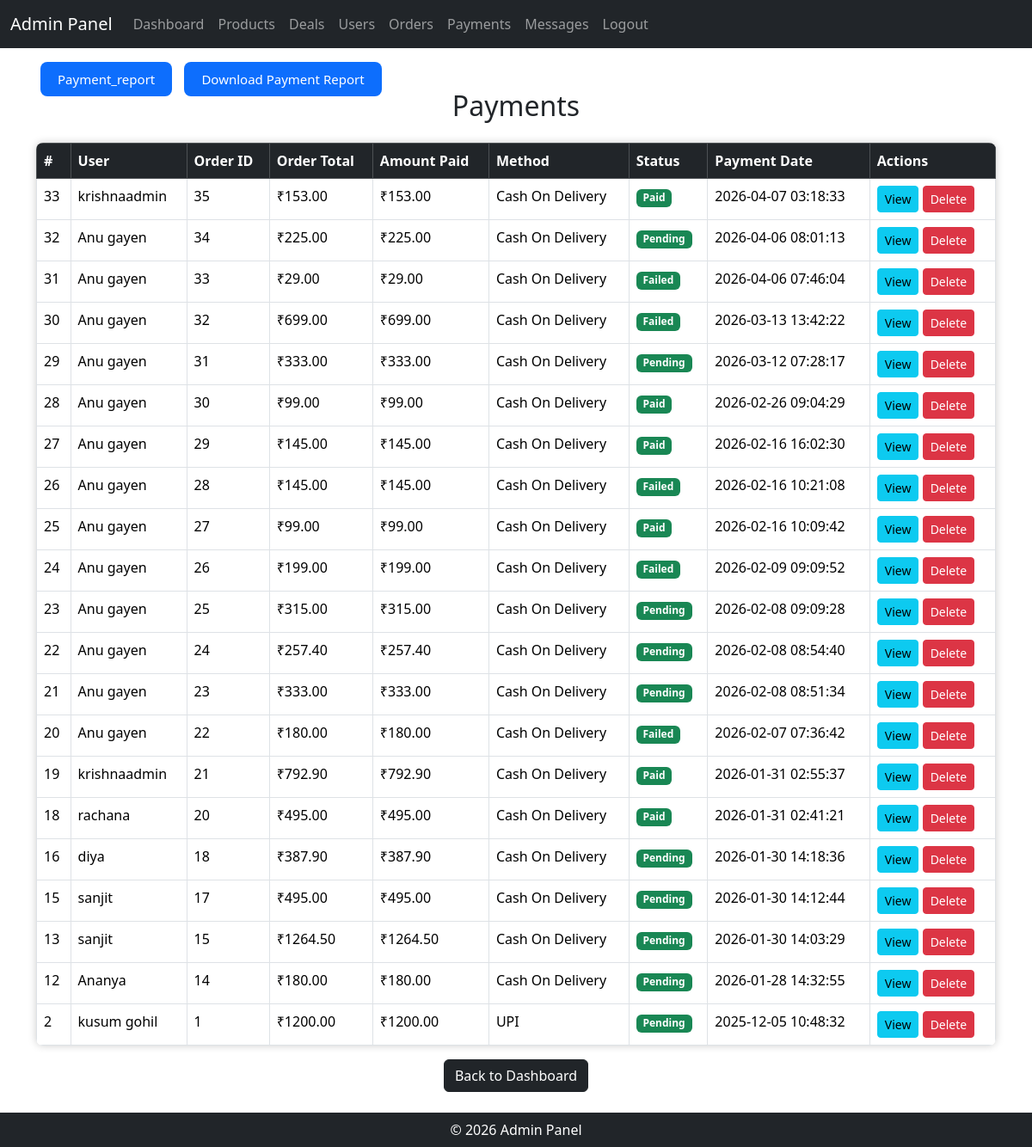
The page /admin_payments.php on the database its author committed.
### tables this page shows
CREATE TABLE `payments` (
  `payment_id` int(11) NOT NULL,
  `order_id` int(11) NOT NULL,
  `user_id` int(11) NOT NULL,
  `amount` decimal(10,2) NOT NULL,
  `payment_method` varchar(50) NOT NULL,
  `payment_status` varchar(20) NOT NULL DEFAULT 'Completed',
  `payment_date` timestamp NOT NULL DEFAULT current_timestamp()
);

CREATE TABLE `userr` (
  `U_id` int(11) NOT NULL,
  `U_name` varchar(100) NOT NULL,
  `U_email` varchar(100) DEFAULT NULL,
  `password` varchar(255) NOT NULL,
  `U_phone` varchar(15) DEFAULT NULL,
  `R__id` int(11) NOT NULL DEFAULT 2,
  `reset_token` varchar(255) DEFAULT NULL,
  `token_expiry` datetime DEFAULT NULL,
  `address` text NOT NULL,
  `created_at` timestamp NOT NULL DEFAULT current_timestamp()
);

CREATE TABLE `orders` (
  `order_id` int(11) NOT NULL,
  `user_id` int(11) NOT NULL,
  `order_date` timestamp NOT NULL DEFAULT current_timestamp(),
  `order_total` decimal(10,2) NOT NULL,
  `payment_status` varchar(50) DEFAULT 'Pending',
  `order_status` varchar(50) DEFAULT 'Processing',
  `deal_code` varchar(50) DEFAULT NULL,
  `discount_amount` decimal(10,2) DEFAULT 0.00,
  `cancelled_by` enum('user','admin') DEFAULT NULL
);

### admin_payments.php (the view, shortened to what this page needs)
<?php
include 'config/db.php';
include 'admin_header.php';
?>
<a href="admin_payment_report.php" class="button">Payment_report</a>
<a href="download_payment_report.php" class="button">Download Payment Report</a>
<h2 class="text-center mb-4">Payments</h2>
<?php
$sql = "SELECT
        p.*,
        o.payment_status,
        o.order_total,
        u.U_name
        FROM payments p
        JOIN orders o ON p.order_id = o.order_id
        JOIN userr u ON o.user_id = u.U_id
        ORDER BY p.payment_id DESC
        ";
$result = mysqli_query($conn, $sql);
?>
<table class="table table-bordered table-hover">
    <thead class="table-dark">
        <tr>
            <th>#</th>
            <th>User</th>
            <th>Order ID</th>
            <th>Order Total</th>
            <th>Amount Paid</th>
            <th>Method</th>
            <th>Status</th>
            <th>Payment Date</th>
            <th>Actions</th>
        </tr>
    </thead>
    <tbody>
        <?php
        if (mysqli_num_rows($result) > 0) {
            while ($row = mysqli_fetch_assoc($result)) {
                ?>
                <tr>
                    <td><?php echo $row['payment_id']; ?></td>
                    <td><?php echo $row['U_name']; ?></td>
                    <td><?php echo $row['order_id']; ?></td>
                    <td>₹<?php echo $row['order_total']; ?></td>
                    <td>₹<?php echo $row['amount']; ?></td>
                    <td><?php echo $row['payment_method']; ?></td>
                    <td>
                        <span class="badge bg-success"><?php echo $row['payment_status']; ?></span>
                    </td>
                    <td><?php echo $row['payment_date']; ?></td>
                    <td>
                        <a href="view_payment.php?id=<?php echo $row['payment_id']; ?>" class="btn btn-info btn-sm">View</a>
                        <a href="delete_payment.php?id=<?php echo $row['payment_id']; ?>"
                        class="btn btn-danger btn-sm"
                        onclick="return confirm('Are you sure?')">Delete</a>
                    </td>
                </tr>
                <?php
            }
        } else {
            echo "<tr><td colspan='8' class='text-center text-danger'>No payments found</td></tr>";
        }
        ?>
    </tbody>
</table>
<div class="text-center mt-3">
    <a href="admin_dashboard.php" class="btn btn-dark">Back to Dashboard</a>
</div>
<?php include 'admin_footer.php'; ?>

### admin_payments.php (style rules this page uses)
table { width: 102%; border-collapse: collapse; background: white; border-radius: 8px; overflow: hidden; box-shadow: 0 0 10px #ccc; }
.button { background:#0d6efd; color:white; padding:10px 20px; margin:10px 5px; border:none; border-radius:8px; font-size:15px; cursor:pointer; text-decoration:none; }

### rows shown on the page
payments: payment_id "33", userr.U_name "krishnaadmin", order "35", order.order_total "153.00", amount "153.00", payment_method "Cash On Delivery", order.payment_status "Paid", payment_date "2026-04-07 03:18:33"
payments: payment_id "32", userr.U_name "Anu gayen", order "34", order.order_total "225.00", amount "225.00", payment_method "Cash On Delivery", order.payment_status "Pending", payment_date "2026-04-06 08:01:13"
payments: payment_id "31", userr.U_name "Anu gayen", order "33", order.order_total "29.00", amount "29.00", payment_method "Cash On Delivery", order.payment_status "Failed", payment_date "2026-04-06 07:46:04"
payments: payment_id "30", userr.U_name "Anu gayen", order "32", order.order_total "699.00", amount "699.00", payment_method "Cash On Delivery", order.payment_status "Failed", payment_date "2026-03-13 13:42:22"
payments: payment_id "29", userr.U_name "Anu gayen", order "31", order.order_total "333.00", amount "333.00", payment_method "Cash On Delivery", order.payment_status "Pending", payment_date "2026-03-12 07:28:17"
payments: payment_id "28", userr.U_name "Anu gayen", order "30", order.order_total "99.00", amount "99.00", payment_method "Cash On Delivery", order.payment_status "Paid", payment_date "2026-02-26 09:04:29"
payments: payment_id "27", userr.U_name "Anu gayen", order "29", order.order_total "145.00", amount "145.00", payment_method "Cash On Delivery", order.payment_status "Paid", payment_date "2026-02-16 16:02:30"
payments: payment_id "26", userr.U_name "Anu gayen", order "28", order.order_total "145.00", amount "145.00", payment_method "Cash On Delivery", order.payment_status "Failed", payment_date "2026-02-16 10:21:08"
payments: payment_id "25", userr.U_name "Anu gayen", order "27", order.order_total "99.00", amount "99.00", payment_method "Cash On Delivery", order.payment_status "Paid", payment_date "2026-02-16 10:09:42"
payments: payment_id "24", userr.U_name "Anu gayen", order "26", order.order_total "199.00", amount "199.00", payment_method "Cash On Delivery", order.payment_status "Failed", payment_date "2026-02-09 09:09:52"
payments: payment_id "23", userr.U_name "Anu gayen", order "25", order.order_total "315.00", amount "315.00", payment_method "Cash On Delivery", order.payment_status "Pending", payment_date "2026-02-08 09:09:28"
payments: payment_id "22", userr.U_name "Anu gayen", order "24", order.order_total "257.40", amount "257.40", payment_method "Cash On Delivery", order.payment_status "Pending", payment_date "2026-02-08 08:54:40"
payments: payment_id "21", userr.U_name "Anu gayen", order "23", order.order_total "333.00", amount "333.00", payment_method "Cash On Delivery", order.payment_status "Pending", payment_date "2026-02-08 08:51:34"
payments: payment_id "20", userr.U_name "Anu gayen", order "22", order.order_total "180.00", amount "180.00", payment_method "Cash On Delivery", order.payment_status "Failed", payment_date "2026-02-07 07:36:42"
payments: payment_id "19", userr.U_name "krishnaadmin", order "21", order.order_total "792.90", amount "792.90", payment_method "Cash On Delivery", order.payment_status "Paid", payment_date "2026-01-31 02:55:37"
payments: payment_id "18", userr.U_name "rachana", order "20", order.order_total "495.00", amount "495.00", payment_method "Cash On Delivery", order.payment_status "Paid", payment_date "2026-01-31 02:41:21"
payments: payment_id "16", userr.U_name "diya", order "18", order.order_total "387.90", amount "387.90", payment_method "Cash On Delivery", order.payment_status "Pending", payment_date "2026-01-30 14:18:36"
payments: payment_id "15", userr.U_name "sanjit", order "17", order.order_total "495.00", amount "495.00", payment_method "Cash On Delivery", order.payment_status "Pending", payment_date "2026-01-30 14:12:44"
payments: payment_id "13", userr.U_name "sanjit", order "15", order.order_total "1264.50", amount "1264.50", payment_method "Cash On Delivery", order.payment_status "Pending", payment_date "2026-01-30 14:03:29"
payments: payment_id "12", userr.U_name "Ananya", order "14", order.order_total "180.00", amount "180.00", payment_method "Cash On Delivery", order.payment_status "Pending", payment_date "2026-01-28 14:32:55"
payments: payment_id "2", userr.U_name "kusum gohil", order "1", order.order_total "1200.00", amount "1200.00", payment_method "UPI", order.payment_status "Pending", payment_date "2025-12-05 10:48:32"
